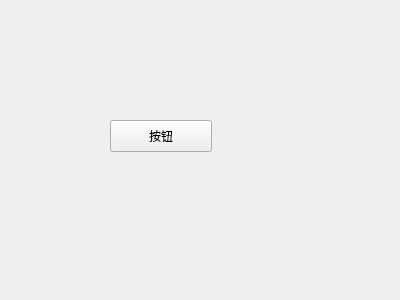
<?xml version="1.0" encoding="UTF-8"?>
<ui version="4.0">
 <class>Form</class>
 <widget class="QWidget" name="Form">
  <property name="geometry">
   <rect>
    <x>0</x>
    <y>0</y>
    <width>400</width>
    <height>300</height>
   </rect>
  </property>
  <property name="windowTitle">
   <string>Form</string>
  </property>
  <widget class="PushButton" name="PushButton">
   <property name="geometry">
    <rect>
     <x>110</x>
     <y>120</y>
     <width>102</width>
     <height>32</height>
    </rect>
   </property>
   <property name="text">
    <string>按钮</string>
   </property>
  </widget>
 </widget>
 <customwidgets>
  <customwidget>
   <class>PushButton</class>
   <extends>QPushButton</extends>
   <header>qfluentwidgets</header>
  </customwidget>
 </customwidgets>
 <resources/>
 <connections/>
</ui>
